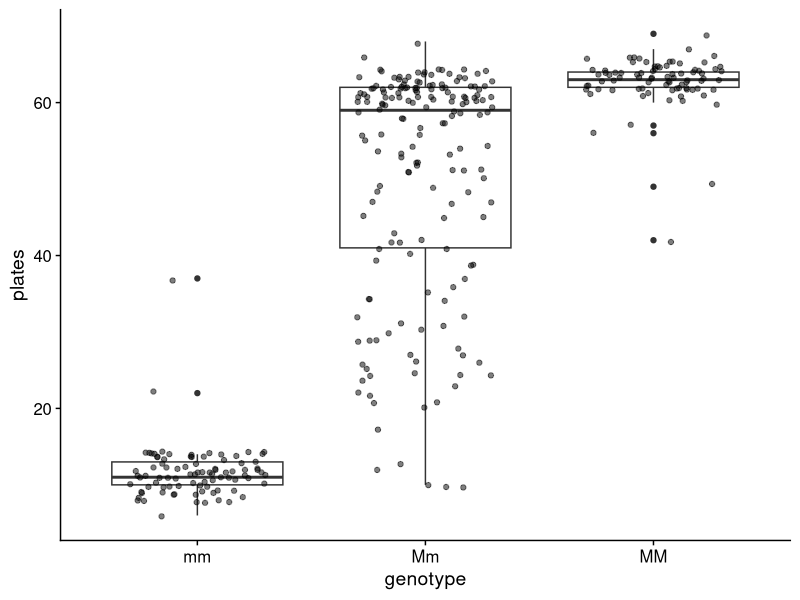
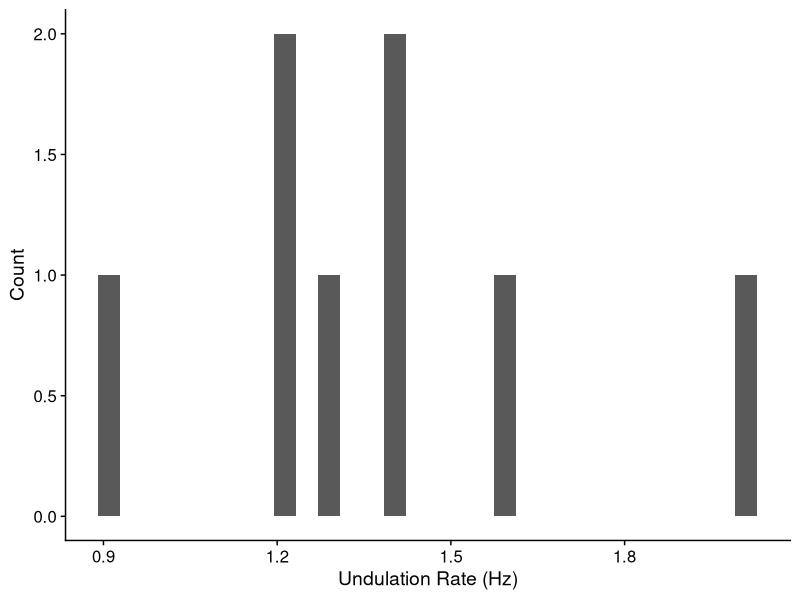

These charts were generated, in order, by the following R code:
## ---- chunk 1
library(tidyverse)
library(cowplot)
theme_set(theme_cowplot())

SticklebackPlates <- read_csv("../data/Stickleback_Plates.csv")
undulation_rate <- c(0.9, 1.2, 1.2, 1.3, 1.4, 1.4, 1.6, 2.0)

## ---- chunk 2
xx <- rnorm(100000)
quantile(xx, 0.84)
quantile(xx, 0.975)
## ---- chunk 3

ggplot(SticklebackPlates, aes(x = genotype, y = plates)) +
  geom_boxplot() +
  geom_point(position = position_jitter(width = 0.3), alpha = 0.5)

## ---- chunk 4
CV <- 100 * sd(undulation_rate) / mean(undulation_rate)
CV
## ---- chunk 5
SEM <- function(x) {sd(x) / sqrt(length(x))}

SticklebackPlates %>% 
  group_by(genotype) %>% 
  summarise_all(SEM)
  
## ---- chunk 6

## ---- chunk 7
y_bar <- mean(undulation_rate)
se_y <- sd(undulation_rate) / sqrt(length(undulation_rate))
lower <- y_bar - 2 * se_y
upper <- y_bar + 2 * se_y
## ---- chunk 8
ggplot(tibble(undulation_rate), aes(undulation_rate)) +
  geom_histogram() +
  labs(x = "Undulation Rate (Hz)", y = "Count")
